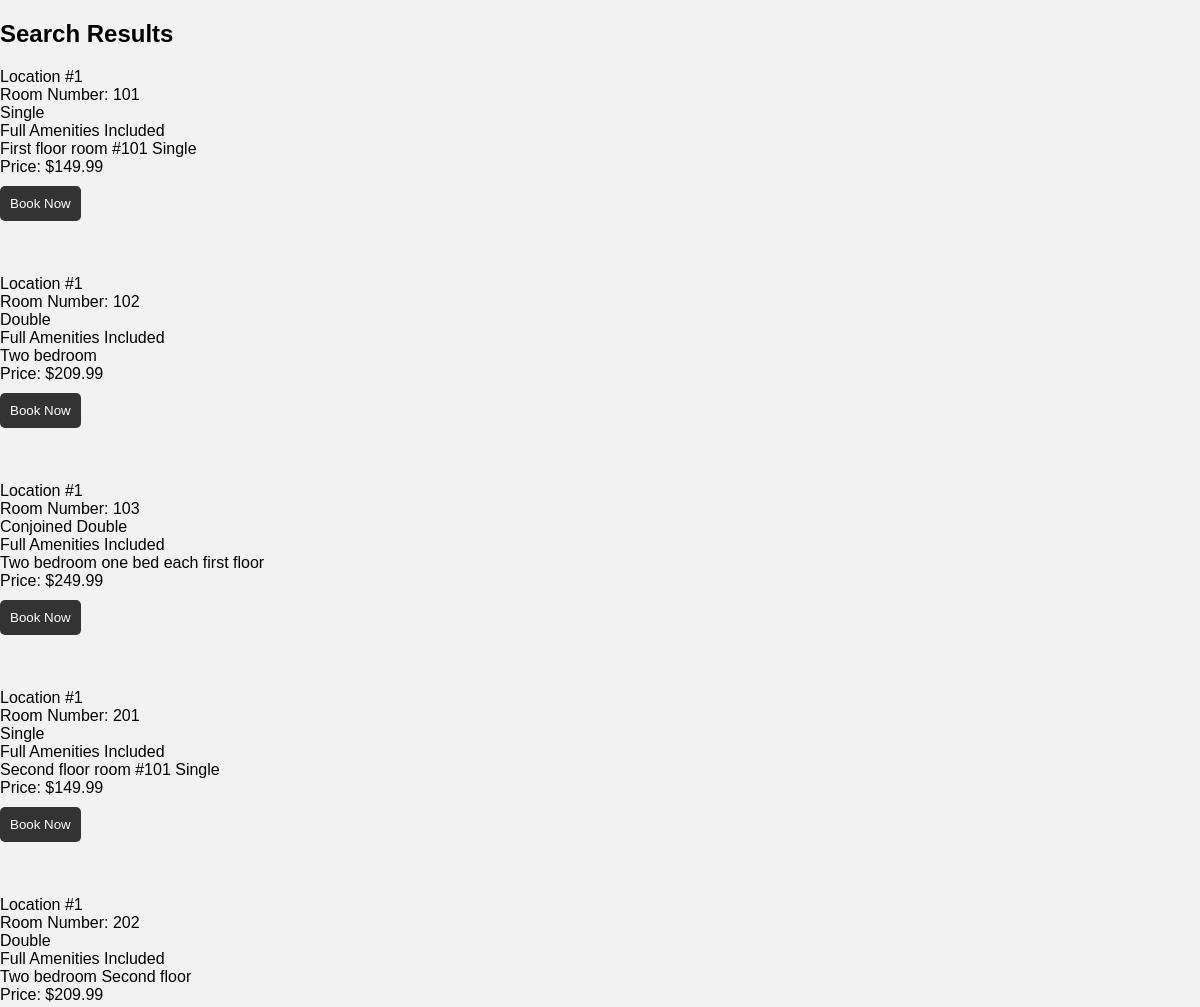
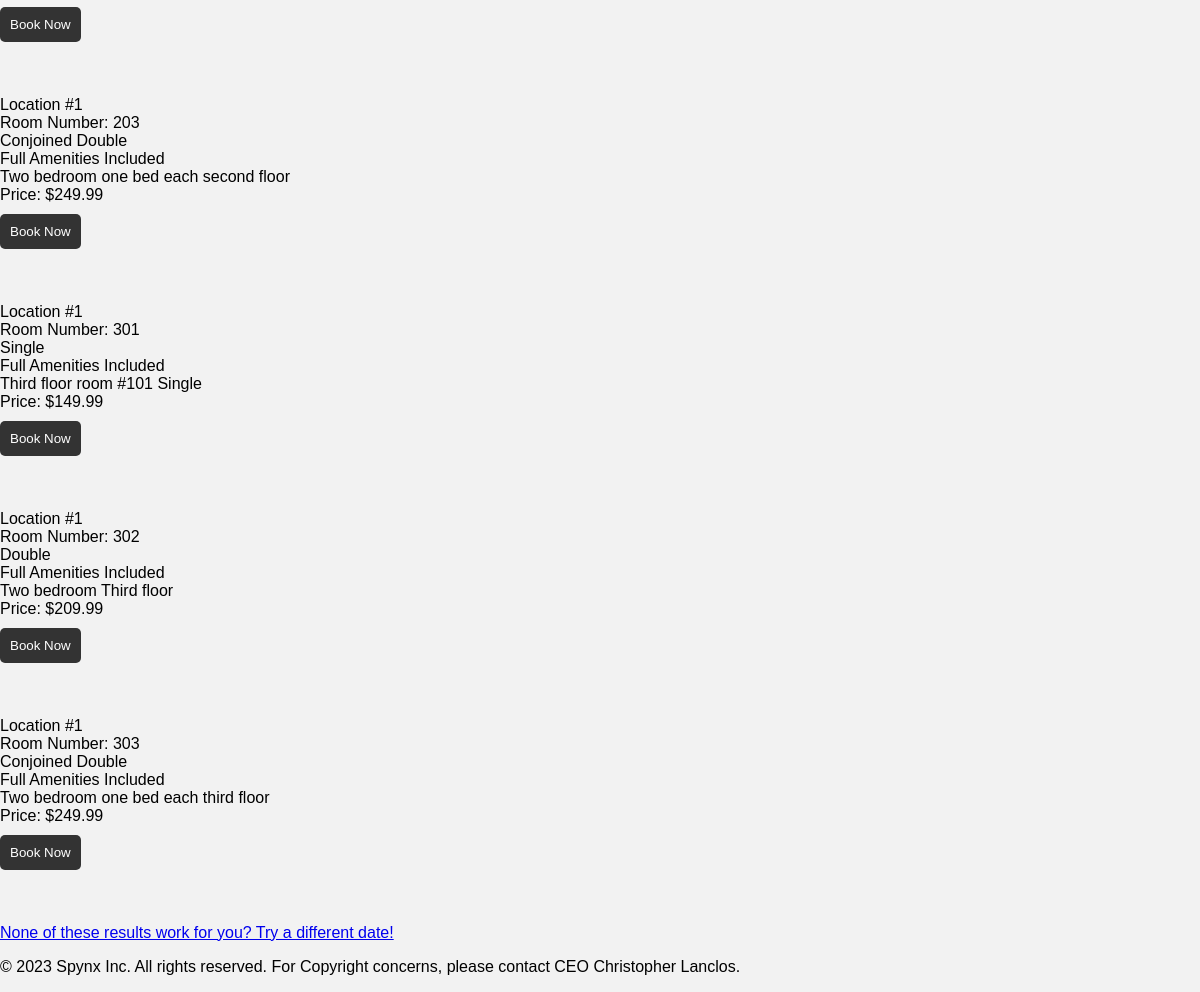
/SearchResults.php, run on the app's committed database (2 pictures, top to bottom).
### tables this page shows
CREATE TABLE `room` (
  `LOCATION_NUM` int(11) NOT NULL,
  `ROOM_NUMBER` varchar(48) NOT NULL,
  `ROOM_TYPE` tinytext NOT NULL,
  `ROOM_COST` double NOT NULL,
  `BOOKING_KEY` int(11) NOT NULL,
  `AMENITY_CODE` int(11) NOT NULL,
  `NOTES` mediumtext NOT NULL,
  `ROOM_PHOTOS` int(11) NOT NULL
);

### SearchResults.php (the view, shortened to what this page needs)
<!DOCTYPE html>
<html>
<head>
	<link rel="stylesheet" href="./roomCharges.css" type="text/css">
</head>
<body>
  <h2><b> Search Results </b> </h2>
<?php
  $checkin = $_POST['checkin'];
  $checkout = $_POST['checkout'];
  $connection = mysqli_connect("localhost", "root", "", "hotel");
  $query = "SELECT room.*, room.room_cost
            FROM room
            LEFT JOIN booking
              ON room.room_number = booking.room_number
              AND booking.booking_start <= '$checkout'
              AND booking.booking_end >= '$checkin'
            WHERE booking.room_number IS NULL";
  $result = mysqli_query($connection, $query);
  if (mysqli_num_rows($result) > 0) {
    while ($row = mysqli_fetch_assoc($result)) {
      echo "Location #" . $row['LOCATION_NUM'] . "<br>" . "Room Number: " . $row['ROOM_NUMBER'] . "<br>" . $row['ROOM_TYPE'] . "<br>";
      if ($row['AMENITY_CODE'] == 1) {
        echo "Full Amenities Included" . "<br>";
      } else {
        echo "Partial Amenities Included" . "<br>";
      }
      echo $row['NOTES'] . "<br>";
      echo "Price: $" . $row['ROOM_COST'] . "<br>";
      echo '<form action="currentBookings.php" method="post">';
      echo "<a href='currentBookings.php'><button>Book Now</button></a><br><br>";
      echo '</form><br><br>';
    }
  } else {
    echo "Sorry, there are no available rooms for the selected dates.";
  }
    ?>
	<a href="newBookings.php">None of these results work for you? Try a different date!</a> <br>
</body>
<footer>
  <p>&copy; 2023 Spynx Inc. All rights reserved. For Copyright concerns, please contact CEO Christopher Lanclos.</p>
</footer>
</html>

### roomCharges.css (style rules this page uses)
body { font-family: Arial, sans-serif; margin: 0; padding: 0; background-color: #f2f2f2; }
button { background-color: #333; color: white; padding: 10px; border: none; border-radius: 5px; cursor: pointer; margin-top: 10px; }

### data on the page
room: LOCATION_NUM "1", ROOM_NUMBER "101", ROOM_TYPE "Single", AMENITY_CODE "Full Amenities Included", NOTES "First floor room #101 Single", ROOM_COST "149.99"
room: LOCATION_NUM "1", ROOM_NUMBER "102", ROOM_TYPE "Double", AMENITY_CODE "Full Amenities Included", NOTES "Two bedroom", ROOM_COST "209.99"
room: LOCATION_NUM "1", ROOM_NUMBER "103", ROOM_TYPE "Conjoined Double", AMENITY_CODE "Full Amenities Included", NOTES "Two bedroom one bed each first floor", ROOM_COST "249.99"
room: LOCATION_NUM "1", ROOM_NUMBER "201", ROOM_TYPE "Single", AMENITY_CODE "Full Amenities Included", NOTES "Second floor room #101 Single", ROOM_COST "149.99"
room: LOCATION_NUM "1", ROOM_NUMBER "202", ROOM_TYPE "Double", AMENITY_CODE "Full Amenities Included", NOTES "Two bedroom Second floor", ROOM_COST "209.99"
room: LOCATION_NUM "1", ROOM_NUMBER "203", ROOM_TYPE "Conjoined Double", AMENITY_CODE "Full Amenities Included", NOTES "Two bedroom one bed each second floor", ROOM_COST "249.99"
room: LOCATION_NUM "1", ROOM_NUMBER "301", ROOM_TYPE "Single", AMENITY_CODE "Full Amenities Included", NOTES "Third floor room #101 Single", ROOM_COST "149.99"
room: LOCATION_NUM "1", ROOM_NUMBER "302", ROOM_TYPE "Double", AMENITY_CODE "Full Amenities Included", NOTES "Two bedroom Third floor", ROOM_COST "209.99"
room: LOCATION_NUM "1", ROOM_NUMBER "303", ROOM_TYPE "Conjoined Double", AMENITY_CODE "Full Amenities Included", NOTES "Two bedroom one bed each third floor", ROOM_COST "249.99"
